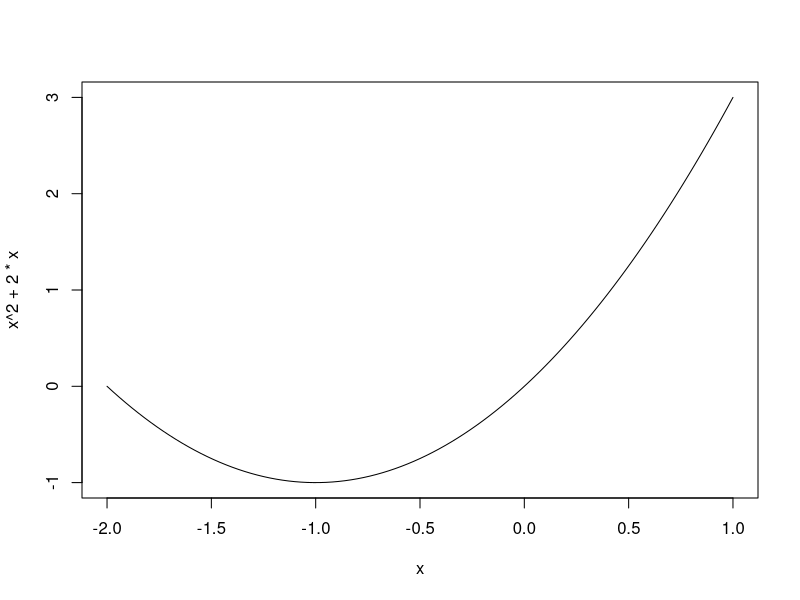

The R script that drew this image:
##########################################################################################################################################

#(주의) ->  순차적으로 코드를 실행하는 것을 권함!

#에러 발생 시 github Finance/R-Finance-Programming 경로에 issue를 남기면 확인

##########################################################################################################################################

### 함수 그리기

# 간단한 방정식의 그래프는 curve 함수를 이용해서 그림.

curve(x^2+2*x,-2,1)       # Curve()함수의 첫 인수는 그래프를 그릴 함수이고, 두 번째 인수와 세 번쩨 인수는 x축의 좌우측 범위. 
                          # (0,1)범위에 대한 그래프를 그림.    





############################################################결과값(print)#################################################################

# 그래프 출력 후 참조 요망.


##########################################################################################################################################